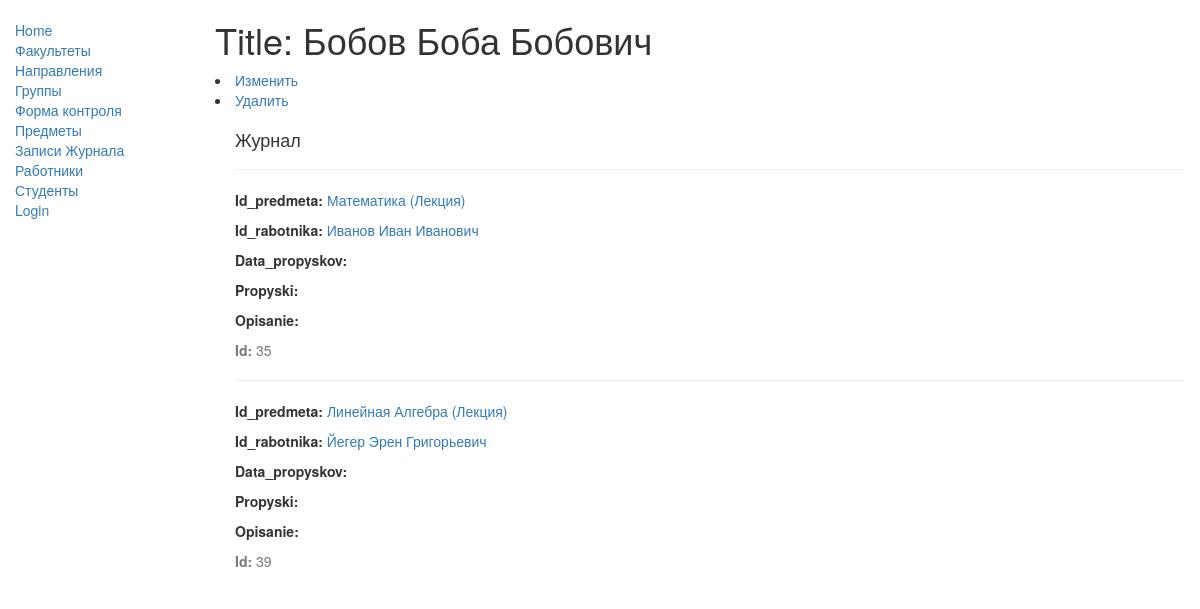
The app's page /catalog/studenti/17 with its own data.
### catalog/models.py (models this page shows, shortened)
class Studenti(models.Model):
    id = models.AutoField(primary_key=True)
    last_name = models.CharField(max_length=100,null=True)
    first_name = models.CharField(max_length=100,null=True)
    middle_name = models.CharField(max_length=100,null=True)
    id_groupa = models.ForeignKey('Group', on_delete=models.PROTECT, null=False)
    class Meta:
        ordering = ['last_name']

class Jurnal(models.Model):
    id = models.AutoField(primary_key=True)
    id_rabotnika = models.ForeignKey('Rabotnik', on_delete=models.PROTECT, null=False) #PROTECT (Вид занятия нельзя будет удалить пока он привязан к какой-то таблице)
    id_predmeta = models.ForeignKey('Predmet', on_delete=models.PROTECT, null=False)
    id_studentov = models.ForeignKey('Studenti', on_delete=models.CASCADE, null=False)
    class Meta:
        ordering = ['id_predmeta','id_rabotnika','id_studentov']

class Predmet(models.Model):
    id = models.AutoField(primary_key=True)
    name_predmeta = models.CharField(max_length=70,help_text="Введите название предмета")
    id_forma_kontrol9 = models.ForeignKey('Forma_kontrol9', on_delete=models.PROTECT, null=False) #PROTECT (Вид занятия нельзя будет удалить пока он привязан к какой-то таблице)
    def __str__(self):
        return '%s (%s)' % (self.name_predmeta,self.id_forma_kontrol9.vid_formi)

class Forma_kontrol9(models.Model):
    id = models.AutoField(primary_key=True)
    vid_formi = models.CharField(max_length=50, help_text="Введите вид занятия (Например лекция, практическое занятие, лабараторное) ")

class Rabotnik(models.Model):
    id = models.AutoField(primary_key=True)
    last_name = models.CharField(max_length=100,null=True)
    first_name = models.CharField(max_length=100,null=True)
    middle_name=models.CharField(max_length=100,null=True)
    def __str__(self):
        return '%s %s %s' % (self.last_name,self.first_name,self.middle_name)
    class Meta:
        ordering = ['last_name']

### catalog/views.py (the view)
# urls.py: url(r'^studenti/(?P<pk>\d+)$', views.StudentiDetailView.as_view(), name='studenti-detail'),
class StudentiDetailView(generic.DetailView):
    model = Studenti

### catalog/templates/catalog/studenti_detail.html
{% extends "base_generic.html" %}
{% block content %}
  <h1>Title: {{studenti.last_name}} {{studenti.first_name}} {{studenti.middle_name}}</h1>
  <li><a href="{% url 'studenti_update' studenti.pk %}">Изменить </a></li>
  <li><a href="{% url 'studenti_delete' studenti.pk %}">Удалить</a></li>
  <div style="margin-left:20px;margin-top:20px">
    <h4>Журнал</h4>
    {% for copy in studenti.jurnal_set.all %}
    <hr>
    <p><strong>Id_predmeta:</strong> <a href="{% url 'predmet-detail' copy.id_predmeta.pk %}">{{ copy.id_predmeta }}</a></p>
    <p><strong>Id_rabotnika:</strong> <a href="{% url 'rabotnik-detail' copy.id_rabotnika.pk %}">{{ copy.id_rabotnika }}</a></p>
    <p><strong>Data_propyskov:</strong> {{ copy.data_propyskov }}</p>
    <p><strong>Propyski:</strong> {{copy.propyski}}</p>
    <p><strong>Opisanie:</strong> {{copy.opisanie }}</p>
    <p class="text-muted"><strong>Id:</strong> {{copy.id}}</p>
    {% endfor %}
  </div>
{% endblock %}

### records on screen
Studenti: last_name "Бобов", first_name "Боба", middle_name "Бобович"
Jurnal: id_predmeta "Математика (Лекция)", id_rabotnika "Иванов Иван Иванович", id "35"
Jurnal: id_predmeta "Линейная Алгебра (Лекция)", id_rabotnika "Йегер Эрен Григорьевич", id "39"
